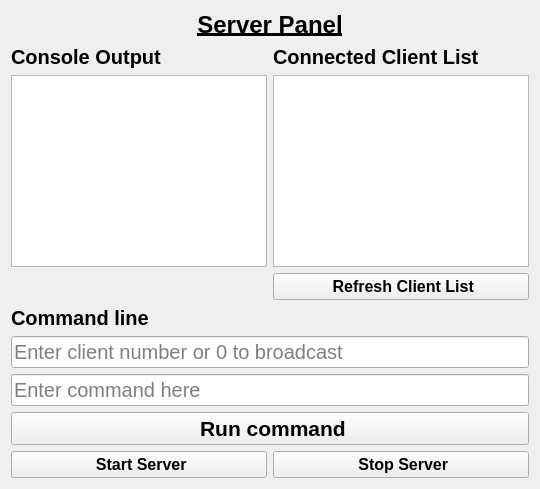
            <widget class="QWidget" name="server_panel">
             <layout class="QGridLayout" name="gridLayout_2">
              <item row="2" column="1">
               <widget class="QTextEdit" name="client_list">
                <property name="maximumSize">
                 <size>
                  <width>16777215</width>
                  <height>200</height>
                 </size>
                </property>
                <property name="font">
                 <font>
                  <pointsize>12</pointsize>
                 </font>
                </property>
                <property name="cursor" stdset="0">
                 <cursorShape>ArrowCursor</cursorShape>
                </property>
                <property name="mouseTracking">
                 <bool>true</bool>
                </property>
                <property name="readOnly">
                 <bool>true</bool>
                </property>
                <property name="placeholderText">
                 <string/>
                </property>
               </widget>
              </item>
              <item row="7" column="0" colspan="2">
               <widget class="QPushButton" name="run_cmd">
                <property name="font">
                 <font>
                  <pointsize>16</pointsize>
                  <bold>true</bold>
                 </font>
                </property>
                <property name="text">
                 <string> Run command</string>
                </property>
                <property name="icon">
                 <iconset resource="icons.qrc">
                  <normaloff>:/icons/icons/terminal.svg</normaloff>:/icons/icons/terminal.svg</iconset>
                </property>
                <property name="iconSize">
                 <size>
                  <width>26</width>
                  <height>26</height>
                 </size>
                </property>
               </widget>
              </item>
              <item row="5" column="0" colspan="2">
               <widget class="QLineEdit" name="send_type_text">
                <property name="sizePolicy">
                 <sizepolicy hsizetype="Expanding" vsizetype="Preferred">
                  <horstretch>0</horstretch>
                  <verstretch>0</verstretch>
                 </sizepolicy>
                </property>
                <property name="maximumSize">
                 <size>
                  <width>16777215</width>
                  <height>60</height>
                 </size>
                </property>
                <property name="font">
                 <font>
                  <pointsize>15</pointsize>
                 </font>
                </property>
                <property name="text">
                 <string/>
                </property>
                <property name="placeholderText">
                 <string>Enter client number or 0 to broadcast</string>
                </property>
               </widget>
              </item>
              <item row="0" column="0" colspan="2">
               <widget class="QLabel" name="label_3">
                <property name="sizePolicy">
                 <sizepolicy hsizetype="Preferred" vsizetype="Fixed">
                  <horstretch>0</horstretch>
                  <verstretch>0</verstretch>
                 </sizepolicy>
                </property>
                <property name="font">
                 <font>
                  <pointsize>18</pointsize>
                  <italic>false</italic>
                  <bold>true</bold>
                  <underline>true</underline>
                  <strikeout>false</strikeout>
                  <kerning>true</kerning>
                 </font>
                </property>
                <property name="text">
                 <string>Server Panel</string>
                </property>
                <property name="alignment">
                 <set>Qt::AlignmentFlag::AlignHCenter|Qt::AlignmentFlag::AlignTop</set>
                </property>
               </widget>
              </item>
              <item row="1" column="1">
               <widget class="QLabel" name="label_9">
                <property name="font">
                 <font>
                  <pointsize>15</pointsize>
                  <bold>true</bold>
                 </font>
                </property>
                <property name="text">
                 <string>Connected Client List</string>
                </property>
               </widget>
              </item>
              <item row="4" column="0" colspan="2">
               <widget class="QLabel" name="label_8">
                <property name="sizePolicy">
                 <sizepolicy hsizetype="Preferred" vsizetype="Preferred">
                  <horstretch>0</horstretch>
                  <verstretch>0</verstretch>
                 </sizepolicy>
                </property>
                <property name="maximumSize">
                 <size>
                  <width>16777215</width>
                  <height>100</height>
                 </size>
                </property>
                <property name="font">
                 <font>
                  <pointsize>15</pointsize>
                  <bold>true</bold>
                 </font>
                </property>
                <property name="text">
                 <string>Command line</string>
                </property>
                <property name="alignment">
                 <set>Qt::AlignmentFlag::AlignBottom|Qt::AlignmentFlag::AlignLeading|Qt::AlignmentFlag::AlignLeft</set>
                </property>
               </widget>
              </item>
              <item row="1" column="0">
               <widget class="QLabel" name="label_7">
                <property name="sizePolicy">
                 <sizepolicy hsizetype="Preferred" vsizetype="Fixed">
                  <horstretch>0</horstretch>
                  <verstretch>0</verstretch>
                 </sizepolicy>
                </property>
                <property name="font">
                 <font>
                  <pointsize>15</pointsize>
                  <bold>true</bold>
                 </font>
                </property>
                <property name="text">
                 <string>Console Output</string>
                </property>
               </widget>
              </item>
              <item row="6" column="0" colspan="2">
               <widget class="QLineEdit" name="command_line_txt">
                <property name="sizePolicy">
                 <sizepolicy hsizetype="Expanding" vsizetype="Preferred">
                  <horstretch>0</horstretch>
                  <verstretch>0</verstretch>
                 </sizepolicy>
                </property>
                <property name="maximumSize">
                 <size>
                  <width>16777215</width>
                  <height>60</height>
                 </size>
                </property>
                <property name="font">
                 <font>
                  <pointsize>15</pointsize>
                 </font>
                </property>
                <property name="placeholderText">
                 <string>Enter command here</string>
                </property>
               </widget>
              </item>
              <item row="3" column="1">
               <widget class="QPushButton" name="refresh_client_list">
                <property name="font">
                 <font>
                  <pointsize>12</pointsize>
                  <bold>true</bold>
                 </font>
                </property>
                <property name="text">
                 <string> Refresh Client List</string>
                </property>
                <property name="icon">
                 <iconset resource="icons.qrc">
                  <normaloff>:/icons/icons/refresh-cw.svg</normaloff>:/icons/icons/refresh-cw.svg</iconset>
                </property>
                <property name="iconSize">
                 <size>
                  <width>20</width>
                  <height>20</height>
                 </size>
                </property>
               </widget>
              </item>
              <item row="2" column="0">
               <widget class="QTextEdit" name="server_output">
                <property name="sizePolicy">
                 <sizepolicy hsizetype="Expanding" vsizetype="Expanding">
                  <horstretch>0</horstretch>
                  <verstretch>0</verstretch>
                 </sizepolicy>
                </property>
                <property name="maximumSize">
                 <size>
                  <width>16777215</width>
                  <height>200</height>
                 </size>
                </property>
                <property name="font">
                 <font>
                  <pointsize>12</pointsize>
                 </font>
                </property>
                <property name="cursor" stdset="0">
                 <cursorShape>ArrowCursor</cursorShape>
                </property>
                <property name="mouseTracking">
                 <bool>true</bool>
                </property>
                <property name="readOnly">
                 <bool>true</bool>
                </property>
                <property name="placeholderText">
                 <string/>
                </property>
               </widget>
              </item>
              <item row="8" column="0">
               <widget class="QPushButton" name="start_server_b">
                <property name="font">
                 <font>
                  <pointsize>12</pointsize>
                  <bold>true</bold>
                 </font>
                </property>
                <property name="text">
                 <string> Start Server</string>
                </property>
                <property name="icon">
                 <iconset resource="icons.qrc">
                  <normaloff>:/icons/icons/wifi.svg</normaloff>:/icons/icons/wifi.svg</iconset>
                </property>
                <property name="iconSize">
                 <size>
                  <width>24</width>
                  <height>24</height>
                 </size>
                </property>
               </widget>
              </item>
              <item row="8" column="1">
               <widget class="QPushButton" name="stop_server_b">
                <property name="font">
                 <font>
                  <pointsize>12</pointsize>
                  <bold>true</bold>
                 </font>
                </property>
                <property name="text">
                 <string> Stop Server</string>
                </property>
                <property name="icon">
                 <iconset resource="icons.qrc">
                  <normaloff>:/icons/icons/wifi-off.svg</normaloff>:/icons/icons/wifi-off.svg</iconset>
                </property>
                <property name="iconSize">
                 <size>
                  <width>24</width>
                  <height>24</height>
                 </size>
                </property>
               </widget>
              </item>
             </layout>
            </widget>
